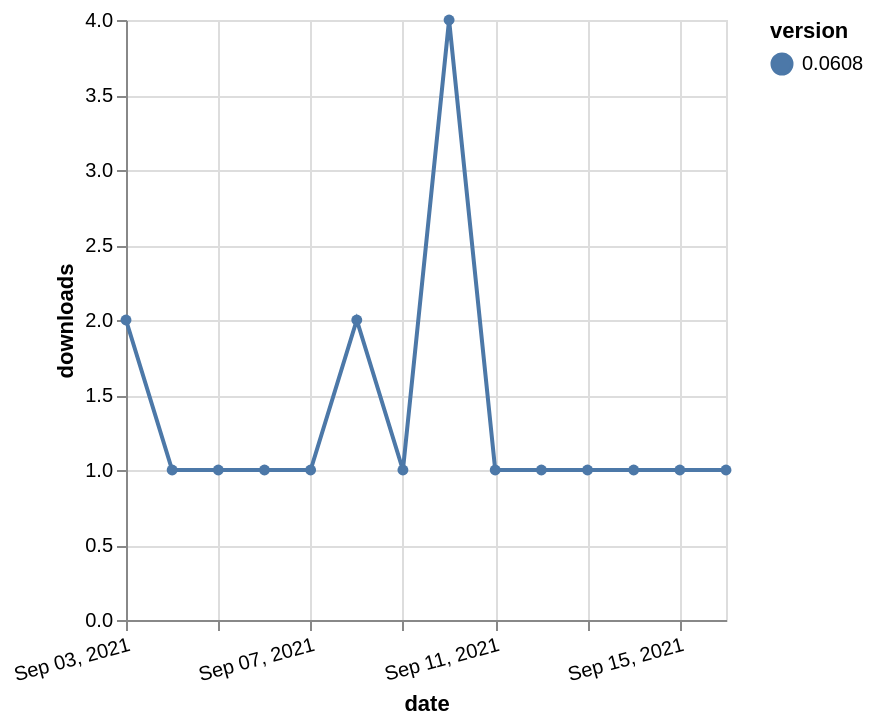

The Vega-Lite source for this figure:
### Vega-Lite specification from a JSON file in a GitHub repository (floating-point values rounded to 4 significant figures)
{"$schema": "https://vega.github.io/schema/vega-lite/v5.json", "description": "A simple bar chart with embedded data.", "data": {"values": [{"date": "2021-09-03", "total": 174, "delta": 2, "version": "0.0608"}, {"date": "2021-09-04", "total": 175, "delta": 1, "version": "0.0608"}, {"date": "2021-09-05", "total": 176, "delta": 1, "version": "0.0608"}, {"date": "2021-09-06", "total": 177, "delta": 1, "version": "0.0608"}, {"date": "2021-09-07", "total": 178, "delta": 1, "version": "0.0608"}, {"date": "2021-09-08", "total": 180, "delta": 2, "version": "0.0608"}, {"date": "2021-09-09", "total": 181, "delta": 1, "version": "0.0608"}, {"date": "2021-09-10", "total": 185, "delta": 4, "version": "0.0608"}, {"date": "2021-09-11", "total": 186, "delta": 1, "version": "0.0608"}, {"date": "2021-09-12", "total": 187, "delta": 1, "version": "0.0608"}, {"date": "2021-09-13", "total": 188, "delta": 1, "version": "0.0608"}, {"date": "2021-09-14", "total": 189, "delta": 1, "version": "0.0608"}, {"date": "2021-09-15", "total": 190, "delta": 1, "version": "0.0608"}, {"date": "2021-09-16", "total": 191, "delta": 1, "version": "0.0608"}]}, "width": "container", "mark": {"type": "line", "point": {"filled": true}}, "encoding": {"x": {"field": "date", "type": "temporal", "timeUnit": "yearmonthdate", "title": "date", "axis": {"labelAngle": -15}}, "y": {"field": "delta", "type": "quantitative", "title": "downloads"}, "color": {"field": "version", "type": "nominal"}, "tooltip": {"field": "delta"}}}
